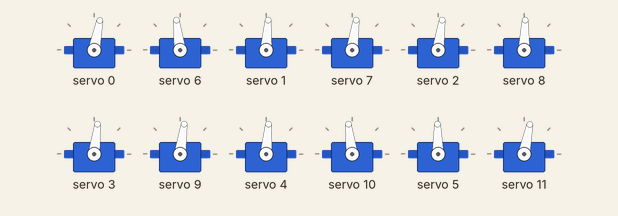
A sketch run on a simulated Arduino Uno, built with avr-gcc and run on an emulated ATmega328P. Parts: 12 × servo. What the sketch prints to the serial monitor is not drawn.

Above: at 0.05 s.
Timing chart, 0 to 3.0 s (numbered marks = the images above):
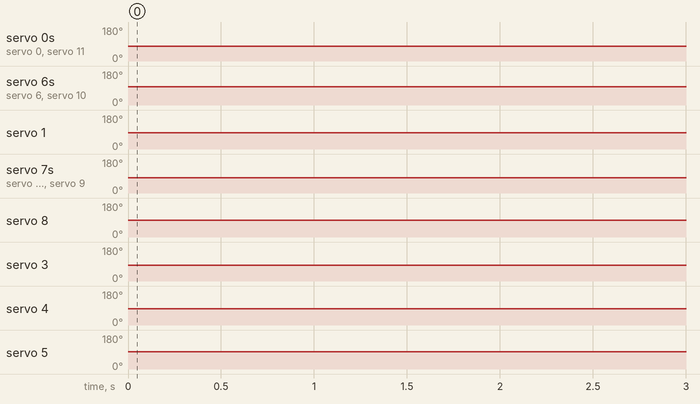

Measured:
- by itself, servo 0: 79° → 65° at 5.2 s, → 93° 0.41 s later, → 65° 0.41 s later, → 93° 0.41 s later, … (85 changes in this stretch)
- by itself, servo 6, servo 10: 97° → 143° at 5.0 s, → 97° 0.41 s later, → 143° 0.41 s later, → 97° 0.41 s later, … (86 changes in this stretch)
- by itself, servo 1: 86° → 73° at 5.2 s, → 100° 0.41 s later, → 73° 0.41 s later, → 100° 0.41 s later, … (85 changes in this stretch)
- by itself, servo 7: 82° → 36° at 5.4 s, → 82° 0.41 s later, → 36° 0.41 s later, → 82° 0.41 s later, … (85 changes in this stretch)
- by itself, servo 2: 82° → 95° at 5.2 s, → 68° 0.41 s later, → 95° 0.41 s later, → 68° 0.41 s later, … (85 changes in this stretch)
- by itself, servo 8: 88° → 133° at 5.4 s, → 88° 0.41 s later, → 133° 0.41 s later, → 88° 0.41 s later, … (85 changes in this stretch)
- by itself, servo 3: 83° → 97° at 5.2 s, → 70° 0.41 s later, → 97° 0.41 s later, → 70° 0.41 s later, … (85 changes in this stretch)
- by itself, servo 9: 82° → 36° at 5.0 s, → 82° 0.41 s later, → 36° 0.41 s later, → 82° 0.41 s later, … (86 changes in this stretch)

The sketch:

hexapod_leg_motion.ino
```cpp
#include <Wire.h>
#include <Adafruit_PWMServoDriver.h>

Adafruit_PWMServoDriver pwm = Adafruit_PWMServoDriver();

// Depending on your servo make, the pulse width min and max may vary, you
// want these to be as small/large as possible without hitting the hard stop
// for max range. You'll have to tweak them as necessary to match the servos you
// have!
#define SERVOMIN  150 // this is the 'minimum' pulse length count (out of 4096)
#define SERVOMAX  565 // this is the 'maximum' pulse length count (out of 4096)

// servo adjustments in degrees
int trim[] = {
  -10,  // 0
  -2,  // 1
  -7,  // 2
  -5,  // 3
  -4,  // 4
  3,  // 5
  0,  // 6
  3,  // 7
  -10,  // 8
  3,  // 9
  0,  // 10
  0,  // 11
  0,  // 12
  0,  // 13
  0,  // 14
  0,  // 15
};

void setup() {
  Serial.begin(9600);
  Serial.println("Starting.");

#ifdef ESP8266
  Wire.pins(2, 14);   // ESP8266 can use any two pins, such as SDA to #2 and SCL to #14
#endif

  pwm.begin();

  pwm.setPWMFreq(60);  // Analog servos run at ~60 Hz updates

  yield();
}

void setServoAngle(uint8_t servoNum, int angle) {
  angle += trim[servoNum];
  if (angle < 0) { angle = 0; }
  if (angle > 180) { angle = 180; }
  int pulseLen = map(angle, 0, 180, SERVOMIN, SERVOMAX);
  pwm.setPWM(servoNum, 0, pulseLen);
}

class Leg {
 public:
  Leg(uint8_t lateral_servo, uint8_t vertical_servo)
    : lateral_servo_(lateral_servo), vertical_servo_(vertical_servo)
  {
    // the convention we're using when plugging in is that even-numbered
    // servos are on the left side, where 0 is forward and 180 is horizontal
    if (lateral_servo_ %2 == 0) {
      forward_angle_0_ = true;
    } else {
      forward_angle_0_ = false;
    }
    if (vertical_servo_ % 2 == 0) {
      horizontal_angle_0_ = false;
    } else {
      horizontal_angle_0_ = true;
    }

/*
    // Let's offset the front legs forward 15 degrees and the rear legs back 15 degrees
    // The front two legs should be 0 and 1
    if (lateral_servo_ < 2) {
      lateral_offset_ = 15;
    } else if (lateral_servo_ > 3) {
      lateral_offset_ = -15;
    } else {
      lateral_offset_ = 0;
    }

    vertical_offset_ = 0;
    */
  }

  // Normalizes angles with respect to position of leg.
  // For lateral_angle, 0 is straight, positive is forward, negative is back
  void setLateralAngle(int angle) {
    angle += lateral_offset_;
    // angle must be between -90 and 90
    if (angle < -90) { angle = -90; }
    if (angle > 90) { angle = 90; }
    int normalized = forward_angle_0_ ? map(angle, -90, 90, 180, 0) : map(angle, -90, 90, 0, 180);
    setServoAngle(lateral_servo_, normalized);
  }

  // Normalizes angles with respect to position of leg.
  // For horizontal angle, 0 is horizontal, 180 is straight down.
  void setHorizontalAngle(int angle) {
    angle += vertical_offset_;
    // angle must be between 0 and 180
    if (angle < 0) { angle = 0; }
    if (angle > 180) { angle = 180; }
    int normalized = horizontal_angle_0_ ? angle : map(angle, 0, 180, 180, 0);
    setServoAngle(vertical_servo_, normalized);
  }

 private:
  bool forward_angle_0_;
  bool horizontal_angle_0_;
  uint8_t lateral_servo_;
  uint8_t vertical_servo_;
  int lateral_offset_;
  int vertical_offset_;
};

Leg legs[] = {
  Leg(0, 6),
  Leg(1, 7),
  Leg(2, 8),
  Leg(3, 9),
  Leg(4, 10),
  Leg(5, 11),
};

void loop() {
  for (int i=0; i<6; ++i) {
    legs[i].setLateralAngle(0);
    legs[i].setHorizontalAngle(80);
  }
  delay(5000);

  while(true) {
    // set 1 down; set 2 up
    for (int i=0; i<6; ++i) {
      if (i == 0 || i == 3 || i == 4) {
        legs[i].setHorizontalAngle(30);
      } else {
        legs[i].setHorizontalAngle(80);
      }
    }
    delay(200);

    // set 1 forward; set 2 back
    for (int i=0; i<6; ++i) {
      if (i == 0 || i == 3 || i == 4) {
        legs[i].setLateralAngle(15);
      } else {
        legs[i].setLateralAngle(-15);
      }
    }
    delay(200);

    // set 1 down; set 2 up
    for (int i=0; i<6; ++i) {
      if (!(i == 0 || i == 3 || i == 4)) {
        legs[i].setHorizontalAngle(30);
      } else {
        legs[i].setHorizontalAngle(80);
      }
    }
    delay(200);

    // set 2 forward; set 1 back
    for (int i=0; i<6; ++i) {
      if (!(i == 0 || i == 3 || i == 4)) {
        legs[i].setLateralAngle(15);
      } else {
        legs[i].setLateralAngle(-15);
      }
    }
    delay(200);

    yield();
  }
}
```
